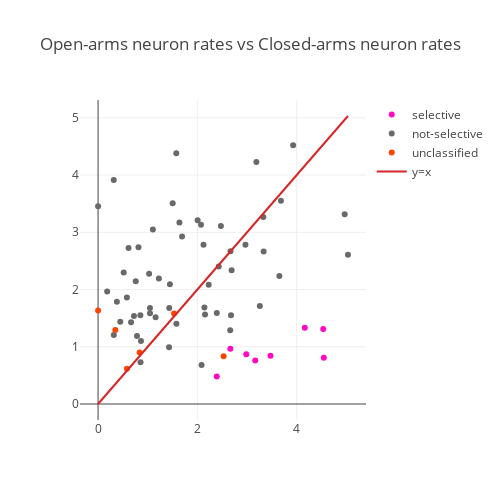

Source (notebook cell):
### Code cell
import plotly
import plotly.graph_objs as go

# Create traces

# Plot selective neurons
trace0 = go.Scatter(
    x = [activity_rates_df.loc[neuron, "OpenArms_centerpoint"] for neuron in classified_neurons if classified_neurons[neuron] == "selective"],
    y = [activity_rates_df.loc[neuron, "ClosedArms_centerpoint"] for neuron in classified_neurons if classified_neurons[neuron] == "selective"],
    text = [neuron for neuron in classified_neurons if classified_neurons[neuron] == "selective"],
    mode = "markers",
    name = "selective",
    marker = dict(
        color = 'rgb(255, 10, 193)'
    )
)

# Plot not-selective neurons
trace1 = go.Scatter(
    x = [activity_rates_df.loc[neuron, "OpenArms_centerpoint"] for neuron in classified_neurons if classified_neurons[neuron] == "not-selective"],
    y = [activity_rates_df.loc[neuron, "ClosedArms_centerpoint"] for neuron in classified_neurons if classified_neurons[neuron] == "not-selective"],
    text = [neuron for neuron in classified_neurons if classified_neurons[neuron] == "not-selective"],
    mode = "markers",
    name = "not-selective",
    marker = dict(
        color = 'rgb(105, 105, 105)'
    )
)

# Plot unclassified neurons
trace2 = go.Scatter(
    x = [activity_rates_df.loc[neuron, "OpenArms_centerpoint"] for neuron in classified_neurons if classified_neurons[neuron] == "unclassified"],
    y = [activity_rates_df.loc[neuron, "ClosedArms_centerpoint"] for neuron in classified_neurons if classified_neurons[neuron] == "unclassified"],
    text = [neuron for neuron in classified_neurons if classified_neurons[neuron] == "unclassified"],
    mode = "markers",
    name = "unclassified",
    marker = dict(
        color = "rgb(255, 69, 0)"
    )
)

# Plot y=x line
trace3 = go.Scatter(
    x = np.linspace(0, max(activity_rates_df["OpenArms_centerpoint"].max(), activity_rates_df["ClosedArms_centerpoint"].max())),
    y = np.linspace(0, max(activity_rates_df["OpenArms_centerpoint"].max(), activity_rates_df["ClosedArms_centerpoint"].max())),
    mode = 'lines',
    name = 'y=x'
)

data = [trace0, trace1, trace2, trace3]
layout = go.Layout(
    width=500,
    height=500,
    title="Open-arms neuron rates vs Closed-arms neuron rates",
)
fig = go.Figure(data=data, layout=layout)

plotly.offline.iplot(fig)

### Figure 1 — Plotly figure (JSON) as saved in the notebook; plotly's stock layout.template omitted (floating-point values rounded to 4 significant figures)
{"data": [{"marker": {"color": "rgb(255, 10, 193)"}, "mode": "markers", "name": "selective", "text": ["neuron12", "neuron25", "neuron27", "neuron35", "neuron52", "neuron53", "neuron64", "neuron65"], "type": "scatter", "uid": "4f95f7", "x": [2.984, 4.163, 4.534, 2.391, 3.165, 2.664, 3.472, 4.546], "y": [0.8698, 1.334, 1.312, 0.4784, 0.7587, 0.9641, 0.8426, 0.8094]}, {"marker": {"color": "rgb(105, 105, 105)"}, "mode": "markers", "name": "not-selective", "text": ["neuron1", "neuron2", "neuron3", "neuron4", "neuron5", "neuron7", "neuron8", "neuron9", "neuron10", "neuron11", "neuron13", "neuron14", "neuron16", "neuron17", "neuron18", "neuron20", "neuron21", "neuron22", "neuron23", "neuron24", "neuron26", "neuron29", "neuron30", "neuron31", "neuron32", "neuron33", "neuron34", "neuron36", "neuron37", "neuron38", "neuron39", "neuron40", "neuron41", "neuron42", "neuron43", "neuron44", "neuron45", "neuron46", "neuron47", "neuron48", "neuron49", "neuron50", "neuron51", "neuron54", "neuron55", "neuron56", "neuron57", "neuron58", "neuron61", "neuron62", "neuron63", "neuron66", "neuron67", "neuron68", "neuron69"], "type": "scatter", "uid": "bc995d", "x": [0.3161, 0.3793, 2.689, 1.045, 0, 0.1832, 1.225, 3.682, 3.257, 2.005, 1.028, 3.188, 1.43, 2.154, 2.968, 0.7593, 0.855, 0.8524, 2.43, 2.661, 1.047, 1.447, 1.578, 0.6141, 0.6643, 0.8143, 1.104, 2.073, 4.966, 3.328, 0.8642, 0.7838, 2.391, 2.142, 2.124, 1.691, 2.473, 1.503, 3.929, 0.3175, 0.5163, 3.334, 2.677, 1.639, 2.084, 5.032, 0.4477, 1.575, 0.5807, 1.159, 3.651, 0.7228, 2.228, 1.433, 2.668], "y": [3.915, 1.786, 2.338, 1.675, 3.455, 1.966, 2.192, 3.551, 1.71, 3.211, 2.275, 4.227, 0.9936, 1.564, 2.784, 2.145, 0.7284, 1.549, 2.402, 1.289, 1.584, 2.091, 1.401, 2.727, 1.426, 2.739, 3.049, 3.133, 3.316, 3.268, 1.102, 1.187, 1.59, 1.686, 2.784, 2.927, 3.111, 3.509, 4.52, 1.206, 2.298, 2.662, 1.552, 3.172, 0.6819, 2.61, 1.435, 4.379, 1.861, 1.515, 2.236, 1.538, 2.085, 1.676, 2.67]}, {"marker": {"color": "rgb(255, 69, 0)"}, "mode": "markers", "name": "unclassified", "text": ["neuron6", "neuron15", "neuron19", "neuron28", "neuron59", "neuron60"], "type": "scatter", "uid": "a9c21d", "x": [0, 0.3479, 0.8371, 0.5809, 2.528, 1.53], "y": [1.633, 1.291, 0.9, 0.6155, 0.8341, 1.582]}, {"mode": "lines", "name": "y=x", "type": "scatter", "uid": "4a30c0", "x": [0, 0.1027, 0.2054, 0.3081, 0.4108, 0.5135, 0.6161, 0.7188, 0.8215, 0.9242, 1.027, 1.13, 1.232, 1.335, 1.438, 1.54, 1.643, 1.746, 1.848, 1.951, 2.054, 2.157, 2.259, 2.362, 2.465, 2.567, 2.67, 2.773, 2.875, 2.978, 3.081, 3.183, 3.286, 3.389, 3.491, 3.594, 3.697, 3.8, 3.902, 4.005, 4.108, 4.21, 4.313, 4.416, 4.518, 4.621, 4.724, 4.826, 4.929, 5.032], "y": [0, 0.1027, 0.2054, 0.3081, 0.4108, 0.5135, 0.6161, 0.7188, 0.8215, 0.9242, 1.027, 1.13, 1.232, 1.335, 1.438, 1.54, 1.643, 1.746, 1.848, 1.951, 2.054, 2.157, 2.259, 2.362, 2.465, 2.567, 2.67, 2.773, 2.875, 2.978, 3.081, 3.183, 3.286, 3.389, 3.491, 3.594, 3.697, 3.8, 3.902, 4.005, 4.108, 4.21, 4.313, 4.416, 4.518, 4.621, 4.724, 4.826, 4.929, 5.032]}], "layout": {"height": 500, "title": "Open-arms neuron rates vs Closed-arms neuron rates", "width": 500, "xaxis": {"autorange": true, "range": [-0.3656, 5.397], "type": "linear"}, "yaxis": {"autorange": true, "range": [-0.2795, 5.311], "type": "linear"}}}
